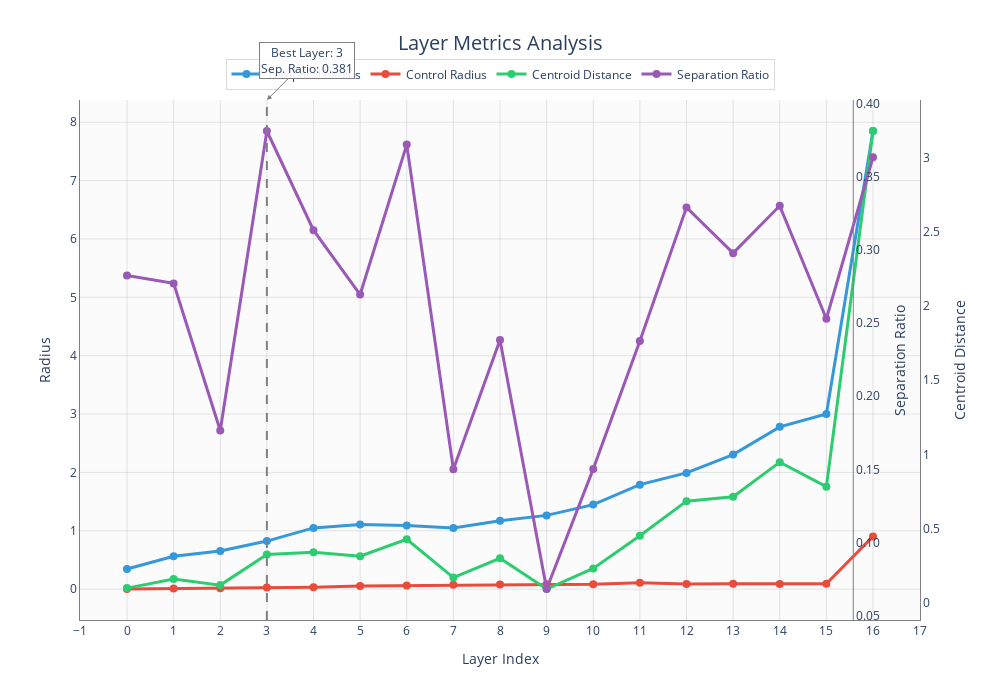
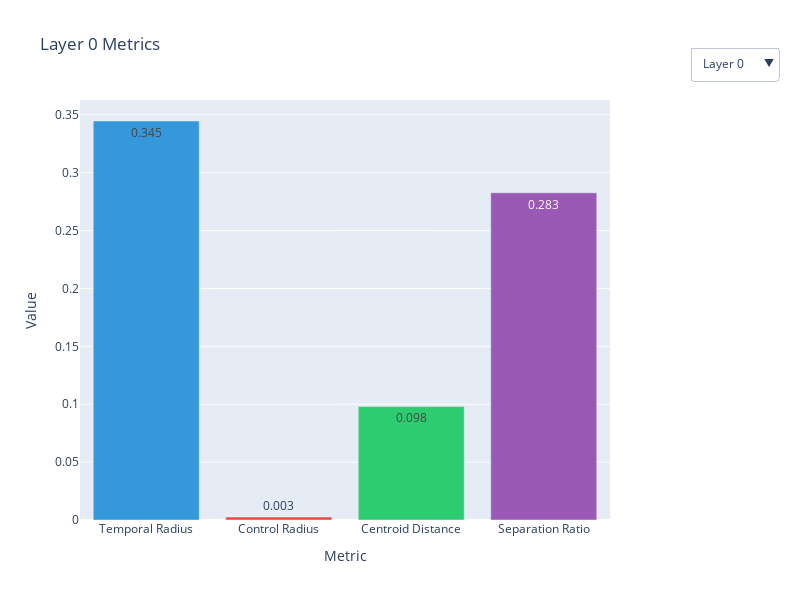

Notebook cell for these charts, in order:
### Code cell
# Create cleaner interactive layer metrics visualization (overview)
fig_metrics_clean = create_interactive_layer_metrics(layer_metrics, show_individual_layers=False)
fig_metrics_clean.show()

# Save to HTML
metrics_clean_path = HTML_DIR / "layer_metrics_clean.html"
fig_metrics_clean.write_html(str(metrics_clean_path))
print(f"Saved clean metrics visualization to: {metrics_clean_path}")

# Create individual layer view with dropdown
fig_metrics_individual = create_interactive_layer_metrics(layer_metrics, show_individual_layers=True)
fig_metrics_individual.show()

# Save to HTML
metrics_individual_path = HTML_DIR / "layer_metrics_individual.html"
fig_metrics_individual.write_html(str(metrics_individual_path))
print(f"Saved individual layer metrics to: {metrics_individual_path}")

### Figure 1 — Plotly figure (JSON) as saved in the notebook; plotly's stock layout.template omitted (floating-point values rounded to 4 significant figures)
{"data": [{"hovertemplate": "<b>Temporal Radius</b><br>Layer: %{x}<br>Value: %{y:.3f}<br><i>Average distance of temporal points from centroid</i><extra></extra>", "line": {"color": "#3498db", "width": 3}, "marker": {"size": 8}, "mode": "lines+markers", "name": "Temporal Radius", "type": "scatter", "x": [0, 1, 2, 3, 4, 5, 6, 7, 8, 9, 10, 11, 12, 13, 14, 15, 16], "y": [0.3446, 0.5629, 0.652, 0.8234, 1.049, 1.107, 1.088, 1.048, 1.174, 1.264, 1.449, 1.79, 1.992, 2.306, 2.781, 3.0, 7.85], "yaxis": "y"}, {"hovertemplate": "<b>Control Radius</b><br>Layer: %{x}<br>Value: %{y:.3f}<br><i>Average distance of control points from centroid</i><extra></extra>", "line": {"color": "#e74c3c", "width": 3}, "marker": {"size": 8}, "mode": "lines+markers", "name": "Control Radius", "type": "scatter", "x": [0, 1, 2, 3, 4, 5, 6, 7, 8, 9, 10, 11, 12, 13, 14, 15, 16], "y": [0.002571, 0.009672, 0.01721, 0.02925, 0.03392, 0.05415, 0.0609, 0.07639, 0.08045, 0.08487, 0.08417, 0.108, 0.08726, 0.09181, 0.08827, 0.09165, 0.9037], "yaxis": "y"}, {"hovertemplate": "<b>Centroid Distance</b><br>Layer: %{x}<br>Value: %{y:.3f}<br><i>Distance between temporal and control centroids</i><extra></extra>", "line": {"color": "#2ecc71", "width": 3}, "marker": {"size": 8}, "mode": "lines+markers", "name": "Centroid Distance", "type": "scatter", "x": [0, 1, 2, 3, 4, 5, 6, 7, 8, 9, 10, 11, 12, 13, 14, 15, 16], "y": [0.09811, 0.1587, 0.1182, 0.3252, 0.3395, 0.313, 0.4276, 0.1688, 0.299, 0.09203, 0.2304, 0.4513, 0.6844, 0.7141, 0.9473, 0.7821, 3.181], "yaxis": "y2"}, {"hovertemplate": "<b>Separation Ratio</b><br>Layer: %{x}<br>Value: %{y:.3f}<br><i>Ratio of centroid distance to combined radii</i><extra></extra>", "line": {"color": "#9b59b6", "width": 3}, "marker": {"size": 8}, "mode": "lines+markers", "name": "Separation Ratio", "type": "scatter", "x": [0, 1, 2, 3, 4, 5, 6, 7, 8, 9, 10, 11, 12, 13, 14, 15, 16], "y": [0.2826, 0.2772, 0.1766, 0.3813, 0.3135, 0.2696, 0.372, 0.1501, 0.2385, 0.06824, 0.1503, 0.2378, 0.3291, 0.2978, 0.3302, 0.253, 0.3634], "yaxis": "y3"}], "layout": {"annotations": [{"arrowcolor": "gray", "arrowhead": 2, "ax": 40, "ay": -40, "bgcolor": "rgba(255,255,255,0.9)", "bordercolor": "gray", "borderwidth": 1, "showarrow": true, "text": "Best Layer: 3<br>Sep. Ratio: 0.381", "x": 3, "y": 1, "yref": "paper"}], "font": {"size": 12}, "height": 700, "hovermode": "x unified", "legend": {"bgcolor": "rgba(255,255,255,0.9)", "bordercolor": "rgba(128,128,128,0.3)", "borderwidth": 1, "orientation": "h", "x": 0.5, "xanchor": "center", "y": 1.02, "yanchor": "bottom"}, "paper_bgcolor": "white", "plot_bgcolor": "rgba(250,250,250,0.8)", "shapes": [{"line": {"color": "gray", "dash": "dash", "width": 2}, "type": "line", "x0": 3, "x1": 3, "xref": "x", "y0": 0, "y1": 1, "yref": "y domain"}], "title": {"font": {"size": 20}, "text": "Layer Metrics Analysis", "x": 0.5, "xanchor": "center"}, "width": 1000, "xaxis": {"dtick": 1, "gridcolor": "rgba(128,128,128,0.2)", "linecolor": "gray", "linewidth": 1, "mirror": false, "showgrid": true, "showline": true, "title": {"text": "Layer Index"}, "zeroline": false}, "yaxis": {"gridcolor": "rgba(128,128,128,0.2)", "linecolor": "gray", "linewidth": 1, "mirror": false, "showgrid": true, "showline": true, "side": "left", "title": {"text": "Radius"}, "zeroline": false}, "yaxis2": {"linecolor": "gray", "linewidth": 1, "mirror": false, "overlaying": "y", "showgrid": false, "showline": true, "side": "right", "title": {"text": "Centroid Distance"}, "zeroline": false}, "yaxis3": {"linecolor": "gray", "linewidth": 1, "mirror": false, "overlaying": "y", "position": 0.92, "showgrid": false, "showline": true, "side": "right", "tickformat": ".2f", "title": {"text": "Separation Ratio"}, "zeroline": false}}}

### Figure 2 — Plotly figure (JSON) as saved in the notebook; plotly's stock layout.template omitted (floating-point values rounded to 4 significant figures)
{"data": [{"marker": {"color": ["#3498db", "#e74c3c", "#2ecc71", "#9b59b6"]}, "name": "Layer 0", "text": ["0.345", "0.003", "0.098", "0.283"], "textposition": "auto", "type": "bar", "visible": true, "x": ["Temporal Radius", "Control Radius", "Centroid Distance", "Separation Ratio"], "y": [0.3446, 0.002571, 0.09811, 0.2826]}, {"marker": {"color": ["#3498db", "#e74c3c", "#2ecc71", "#9b59b6"]}, "name": "Layer 1", "text": ["0.563", "0.010", "0.159", "0.277"], "textposition": "auto", "type": "bar", "visible": false, "x": ["Temporal Radius", "Control Radius", "Centroid Distance", "Separation Ratio"], "y": [0.5629, 0.009672, 0.1587, 0.2772]}, {"marker": {"color": ["#3498db", "#e74c3c", "#2ecc71", "#9b59b6"]}, "name": "Layer 2", "text": ["0.652", "0.017", "0.118", "0.177"], "textposition": "auto", "type": "bar", "visible": false, "x": ["Temporal Radius", "Control Radius", "Centroid Distance", "Separation Ratio"], "y": [0.652, 0.01721, 0.1182, 0.1766]}, {"marker": {"color": ["#3498db", "#e74c3c", "#2ecc71", "#9b59b6"]}, "name": "Layer 3", "text": ["0.823", "0.029", "0.325", "0.381"], "textposition": "auto", "type": "bar", "visible": false, "x": ["Temporal Radius", "Control Radius", "Centroid Distance", "Separation Ratio"], "y": [0.8234, 0.02925, 0.3252, 0.3813]}, {"marker": {"color": ["#3498db", "#e74c3c", "#2ecc71", "#9b59b6"]}, "name": "Layer 4", "text": ["1.049", "0.034", "0.340", "0.314"], "textposition": "auto", "type": "bar", "visible": false, "x": ["Temporal Radius", "Control Radius", "Centroid Distance", "Separation Ratio"], "y": [1.049, 0.03392, 0.3395, 0.3135]}, {"marker": {"color": ["#3498db", "#e74c3c", "#2ecc71", "#9b59b6"]}, "name": "Layer 5", "text": ["1.107", "0.054", "0.313", "0.270"], "textposition": "auto", "type": "bar", "visible": false, "x": ["Temporal Radius", "Control Radius", "Centroid Distance", "Separation Ratio"], "y": [1.107, 0.05415, 0.313, 0.2696]}, {"marker": {"color": ["#3498db", "#e74c3c", "#2ecc71", "#9b59b6"]}, "name": "Layer 6", "text": ["1.088", "0.061", "0.428", "0.372"], "textposition": "auto", "type": "bar", "visible": false, "x": ["Temporal Radius", "Control Radius", "Centroid Distance", "Separation Ratio"], "y": [1.088, 0.0609, 0.4276, 0.372]}, {"marker": {"color": ["#3498db", "#e74c3c", "#2ecc71", "#9b59b6"]}, "name": "Layer 7", "text": ["1.048", "0.076", "0.169", "0.150"], "textposition": "auto", "type": "bar", "visible": false, "x": ["Temporal Radius", "Control Radius", "Centroid Distance", "Separation Ratio"], "y": [1.048, 0.07639, 0.1688, 0.1501]}, {"marker": {"color": ["#3498db", "#e74c3c", "#2ecc71", "#9b59b6"]}, "name": "Layer 8", "text": ["1.174", "0.080", "0.299", "0.238"], "textposition": "auto", "type": "bar", "visible": false, "x": ["Temporal Radius", "Control Radius", "Centroid Distance", "Separation Ratio"], "y": [1.174, 0.08045, 0.299, 0.2385]}, {"marker": {"color": ["#3498db", "#e74c3c", "#2ecc71", "#9b59b6"]}, "name": "Layer 9", "text": ["1.264", "0.085", "0.092", "0.068"], "textposition": "auto", "type": "bar", "visible": false, "x": ["Temporal Radius", "Control Radius", "Centroid Distance", "Separation Ratio"], "y": [1.264, 0.08487, 0.09203, 0.06824]}, {"marker": {"color": ["#3498db", "#e74c3c", "#2ecc71", "#9b59b6"]}, "name": "Layer 10", "text": ["1.449", "0.084", "0.230", "0.150"], "textposition": "auto", "type": "bar", "visible": false, "x": ["Temporal Radius", "Control Radius", "Centroid Distance", "Separation Ratio"], "y": [1.449, 0.08417, 0.2304, 0.1503]}, {"marker": {"color": ["#3498db", "#e74c3c", "#2ecc71", "#9b59b6"]}, "name": "Layer 11", "text": ["1.790", "0.108", "0.451", "0.238"], "textposition": "auto", "type": "bar", "visible": false, "x": ["Temporal Radius", "Control Radius", "Centroid Distance", "Separation Ratio"], "y": [1.79, 0.108, 0.4513, 0.2378]}, {"marker": {"color": ["#3498db", "#e74c3c", "#2ecc71", "#9b59b6"]}, "name": "Layer 12", "text": ["1.992", "0.087", "0.684", "0.329"], "textposition": "auto", "type": "bar", "visible": false, "x": ["Temporal Radius", "Control Radius", "Centroid Distance", "Separation Ratio"], "y": [1.992, 0.08726, 0.6844, 0.3291]}, {"marker": {"color": ["#3498db", "#e74c3c", "#2ecc71", "#9b59b6"]}, "name": "Layer 13", "text": ["2.306", "0.092", "0.714", "0.298"], "textposition": "auto", "type": "bar", "visible": false, "x": ["Temporal Radius", "Control Radius", "Centroid Distance", "Separation Ratio"], "y": [2.306, 0.09181, 0.7141, 0.2978]}, {"marker": {"color": ["#3498db", "#e74c3c", "#2ecc71", "#9b59b6"]}, "name": "Layer 14", "text": ["2.781", "0.088", "0.947", "0.330"], "textposition": "auto", "type": "bar", "visible": false, "x": ["Temporal Radius", "Control Radius", "Centroid Distance", "Separation Ratio"], "y": [2.781, 0.08827, 0.9473, 0.3302]}, {"marker": {"color": ["#3498db", "#e74c3c", "#2ecc71", "#9b59b6"]}, "name": "Layer 15", "text": ["3.000", "0.092", "0.782", "0.253"], "textposition": "auto", "type": "bar", "visible": false, "x": ["Temporal Radius", "Control Radius", "Centroid Distance", "Separation Ratio"], "y": [3.0, 0.09165, 0.7821, 0.253]}, {"marker": {"color": ["#3498db", "#e74c3c", "#2ecc71", "#9b59b6"]}, "name": "Layer 16", "text": ["7.850", "0.904", "3.181", "0.363"], "textposition": "auto", "type": "bar", "visible": false, "x": ["Temporal Radius", "Control Radius", "Centroid Distance", "Separation Ratio"], "y": [7.85, 0.9037, 3.181, 0.3634]}], "layout": {"height": 600, "showlegend": false, "title": {"text": "Layer 0 Metrics"}, "updatemenus": [{"buttons": [{"args": [{"visible": [true, false, false, false, false, false, false, false, false, false, false, false, false, false, false, false, false]}, {"title": "Layer 0 Metrics"}], "label": "Layer 0", "method": "update"}, {"args": [{"visible": [false, true, false, false, false, false, false, false, false, false, false, false, false, false, false, false, false]}, {"title": "Layer 1 Metrics"}], "label": "Layer 1", "method": "update"}, {"args": [{"visible": [false, false, true, false, false, false, false, false, false, false, false, false, false, false, false, false, false]}, {"title": "Layer 2 Metrics"}], "label": "Layer 2", "method": "update"}, {"args": [{"visible": [false, false, false, true, false, false, false, false, false, false, false, false, false, false, false, false, false]}, {"title": "Layer 3 Metrics"}], "label": "Layer 3", "method": "update"}, {"args": [{"visible": [false, false, false, false, true, false, false, false, false, false, false, false, false, false, false, false, false]}, {"title": "Layer 4 Metrics"}], "label": "Layer 4", "method": "update"}, {"args": [{"visible": [false, false, false, false, false, true, false, false, false, false, false, false, false, false, false, false, false]}, {"title": "Layer 5 Metrics"}], "label": "Layer 5", "method": "update"}, {"args": [{"visible": [false, false, false, false, false, false, true, false, false, false, false, false, false, false, false, false, false]}, {"title": "Layer 6 Metrics"}], "label": "Layer 6", "method": "update"}, {"args": [{"visible": [false, false, false, false, false, false, false, true, false, false, false, false, false, false, false, false, false]}, {"title": "Layer 7 Metrics"}], "label": "Layer 7", "method": "update"}, {"args": [{"visible": [false, false, false, false, false, false, false, false, true, false, false, false, false, false, false, false, false]}, {"title": "Layer 8 Metrics"}], "label": "Layer 8", "method": "update"}, {"args": [{"visible": [false, false, false, false, false, false, false, false, false, true, false, false, false, false, false, false, false]}, {"title": "Layer 9 Metrics"}], "label": "Layer 9", "method": "update"}, {"args": [{"visible": [false, false, false, false, false, false, false, false, false, false, true, false, false, false, false, false, false]}, {"title": "Layer 10 Metrics"}], "label": "Layer 10", "method": "update"}, {"args": [{"visible": [false, false, false, false, false, false, false, false, false, false, false, true, false, false, false, false, false]}, {"title": "Layer 11 Metrics"}], "label": "Layer 11", "method": "update"}, {"args": [{"visible": [false, false, false, false, false, false, false, false, false, false, false, false, true, false, false, false, false]}, {"title": "Layer 12 Metrics"}], "label": "Layer 12", "method": "update"}, {"args": [{"visible": [false, false, false, false, false, false, false, false, false, false, false, false, false, true, false, false, false]}, {"title": "Layer 13 Metrics"}], "label": "Layer 13", "method": "update"}, {"args": [{"visible": [false, false, false, false, false, false, false, false, false, false, false, false, false, false, true, false, false]}, {"title": "Layer 14 Metrics"}], "label": "Layer 14", "method": "update"}, {"args": [{"visible": [false, false, false, false, false, false, false, false, false, false, false, false, false, false, false, true, false]}, {"title": "Layer 15 Metrics"}], "label": "Layer 15", "method": "update"}, {"args": [{"visible": [false, false, false, false, false, false, false, false, false, false, false, false, false, false, false, false, true]}, {"title": "Layer 16 Metrics"}], "label": "Layer 16", "method": "update"}], "direction": "down", "pad": {"r": 10, "t": 10}, "showactive": true, "x": 1.15, "xanchor": "left", "y": 1.15, "yanchor": "top"}], "width": 800, "xaxis": {"title": {"text": "Metric"}}, "yaxis": {"title": {"text": "Value"}}}}
